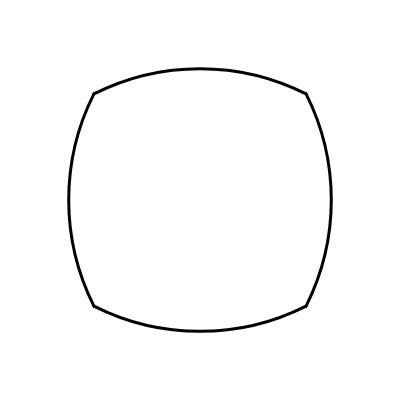
Frame 1 (no input)
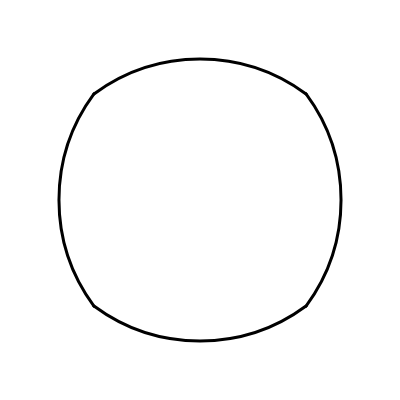
Frame 60 (no input)
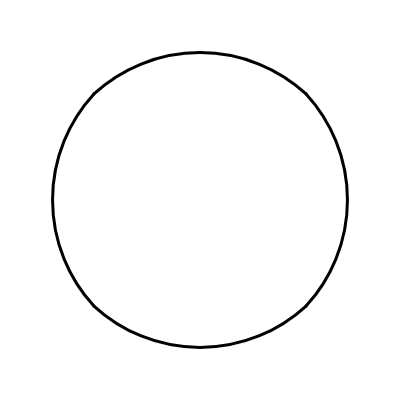
Frame 120 (the mouse pressed at the canvas centre since frame 60)

The p5.js sketch that drew these frames (run headless with seeded random() and noise() and a simulated clock; from frame 60 on, the mouse is pressed at the canvas centre):

// p5.js sketch
// ── sketch.js
// Convert a circle into a square
// by approximating a circle with 4 circular arcs
// whose radii lengthen to infinity
// Golan Levin, August 2016

var radius;
var squarePoints = [];
var nSquarePoints = 4;
var bDrawDebug = false;

//-----------------------------------------
function setup() {
  createCanvas(400, 400);
  radius = width / 2 * 0.75;

  for (var i = 0; i < nSquarePoints; i++) { // square vertices
    var x = radius * cos(i * TWO_PI / nSquarePoints - HALF_PI);
    var y = radius * sin(i * TWO_PI / nSquarePoints - HALF_PI);
    squarePoints[i] = {
      x, y
    };
  }
}

//-----------------------------------------
function draw() {
  background(255);
  noFill();
  push();
  translate(width / 2, height / 2);
  rotate(PI * 0.25);

  var wiggle = max(0.00001, (0.5 * (1.0 + sin(millis() / 2000.0))));
  var amount = 1.0 / wiggle - 1.0;

  for (var i = 0; i < nSquarePoints; i++) {
    var p0x = squarePoints[i].x;
    var p0y = squarePoints[i].y;
    var p1x = squarePoints[(i + 1) % nSquarePoints].x;
    var p1y = squarePoints[(i + 1) % nSquarePoints].y;
    var pcx = 0 - amount * ((p0x + p1x) / 2);
    var pcy = 0 - amount * ((p0y + p1y) / 2);

    if (bDrawDebug) {
      stroke(255, 0, 0, 64);
      strokeWeight(1);
      line(pcx, pcy, p0x, p0y);
      line(pcx, pcy, p1x, p1y);
    }

    var dx = p0x - pcx;
    var dy = p0y - pcy;
    var dh = sqrt(dx * dx + dy * dy);
    var angle0 = atan2(p0y - pcy, p0x - pcx);
    var angle1 = atan2(p1y - pcy, p1x - pcx);

    stroke(0);
    strokeWeight(3);
    arc(pcx, pcy, dh * 2, dh * 2, angle0, angle1, OPEN);
  }

  pop();
}
